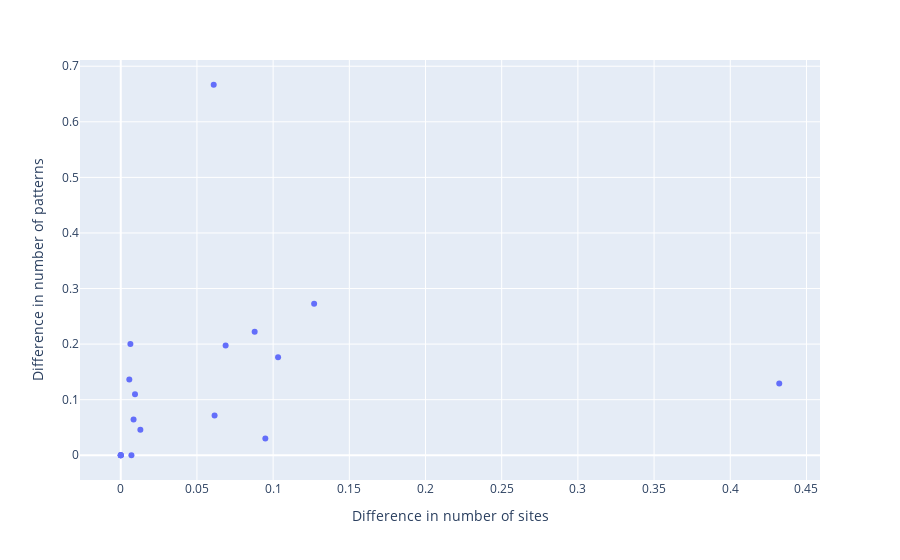

The notebook cell this image was saved under:
### Code cell
fig = px.scatter(duplicates, x="difficult_diff", y="rfd_eval")
fig.update_layout(xaxis_title = "Difference in number of sites", 
                  yaxis_title = "Difference in number of patterns")

### Figure 1 — Plotly figure (JSON) as saved in the notebook; plotly's stock layout.template omitted (floating-point values rounded to 4 significant figures)
{"data": [{"hovertemplate": "difficult_diff=%{x}<br>rfd_eval=%{y}<extra></extra>", "legendgroup": "", "marker": {"color": "#636efa", "symbol": "circle"}, "mode": "markers", "name": "", "orientation": "v", "showlegend": false, "type": "scatter", "x": [0.06882, 0.01287, 0.008422, 0.005613, 0.009352, 0, 0.006329, 0.4321, 0.1033, 0, 0.06158, 0, 0.06101, 0, 0.08788, 0.007009, 0.1269, 0.09489], "xaxis": "x", "y": [0.1975, 0.04567, 0.06413, 0.1364, 0.1096, 0, 0.2, 0.129, 0.1765, 0, 0.07143, 0, 0.6667, 0, 0.2222, 0, 0.2727, 0.03], "yaxis": "y"}], "layout": {"legend": {"tracegroupgap": 0}, "margin": {"t": 60}, "xaxis": {"anchor": "y", "domain": [0, 1], "title": {"text": "Difference in number of sites"}}, "yaxis": {"anchor": "x", "domain": [0, 1], "title": {"text": "Difference in number of patterns"}}}}
